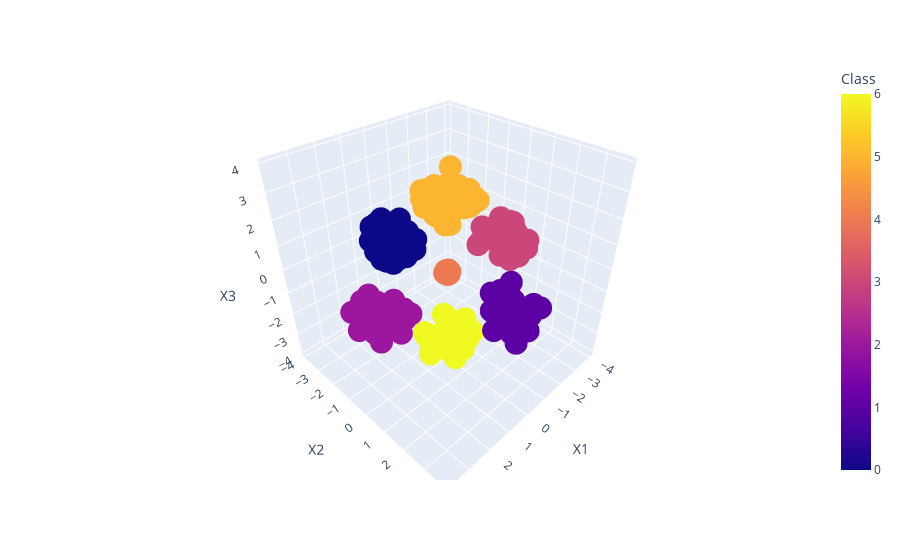

The code cell stored with this chart in its notebook:
### Code cell
df_data1_predicted=df_data1.iloc[:,0:3]
df_data1_predicted['Class']= model_data1.labels_
import plotly.express as px
fig = px.scatter_3d(df_data1_predicted, x='X1', y='X2', z='X3',color='Class')
fig.show()

### Figure 1 — Plotly figure (JSON) as saved in the notebook; plotly's stock layout.template omitted (floating-point values rounded to 4 significant figures; data arrays with more than 128 entries replaced by an {"elided": "..."} marker saying what was removed)
{"data": [{"hovertemplate": "X1=%{x}<br>X2=%{y}<br>X3=%{z}<br>Class=%{marker.color}<extra></extra>", "legendgroup": "", "marker": {"color": {"elided": "212 int values"}, "coloraxis": "coloraxis", "symbol": "circle"}, "mode": "markers", "name": "", "scene": "scene", "showlegend": false, "type": "scatter3d", "x": {"elided": "212 float values"}, "y": {"elided": "212 float values"}, "z": {"elided": "212 float values"}}], "layout": {"coloraxis": {"colorbar": {"title": {"text": "Class"}}, "colorscale": [[0, "#0d0887"], [0.1111, "#46039f"], [0.2222, "#7201a8"], [0.3333, "#9c179e"], [0.4444, "#bd3786"], [0.5556, "#d8576b"], [0.6667, "#ed7953"], [0.7778, "#fb9f3a"], [0.8889, "#fdca26"], [1, "#f0f921"]]}, "legend": {"tracegroupgap": 0}, "margin": {"t": 60}, "scene": {"domain": {"x": [0, 1], "y": [0, 1]}, "xaxis": {"title": {"text": "X1"}}, "yaxis": {"title": {"text": "X2"}}, "zaxis": {"title": {"text": "X3"}}}}}
